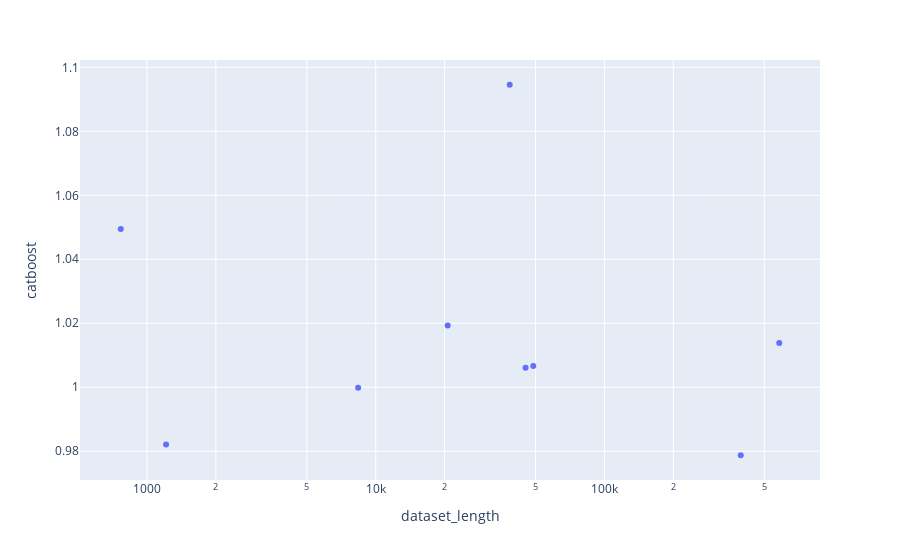

The notebook cell saved with this chart:
### Code cell
import plotly.express as px
px.scatter(perfs_per_dataset, x="dataset_length", y="catboost", log_x=True)

### Figure 1 — Plotly figure (JSON) as saved in the notebook; plotly's stock layout.template omitted (floating-point values rounded to 4 significant figures)
{"data": [{"hovertemplate": "dataset_length=%{x}<br>catboost=%{y}<extra></extra>", "legendgroup": "", "marker": {"color": "#636efa", "symbol": "circle"}, "mode": "markers", "name": "", "orientation": "v", "showlegend": false, "type": "scatter", "x": [20640, 581012, 48842, 394299, 768, 45211, 8378, 1212, 38531], "xaxis": "x", "y": [1.019, 1.014, 1.007, 0.9787, 1.049, 1.006, 0.9999, 0.9821, 1.095], "yaxis": "y"}], "layout": {"legend": {"tracegroupgap": 0}, "margin": {"t": 60}, "xaxis": {"anchor": "y", "domain": [0, 1], "title": {"text": "dataset_length"}, "type": "log"}, "yaxis": {"anchor": "x", "domain": [0, 1], "title": {"text": "catboost"}}}}
